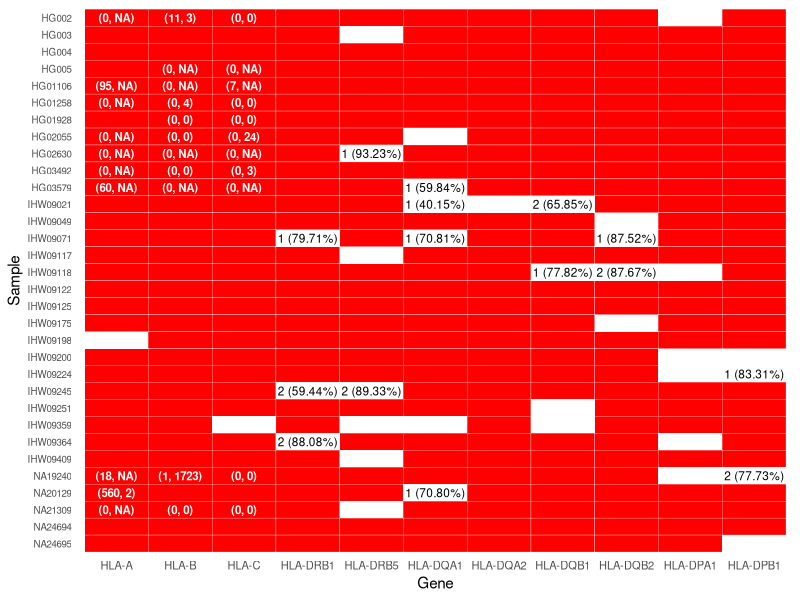
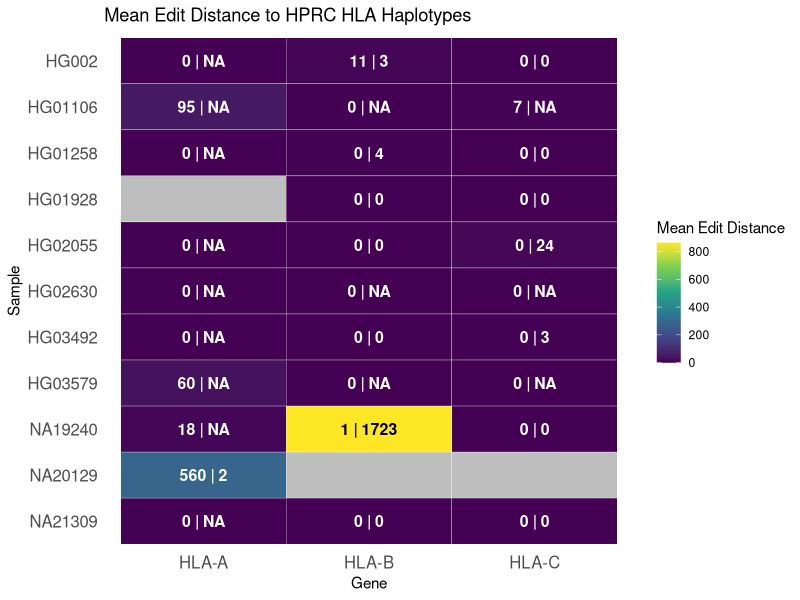
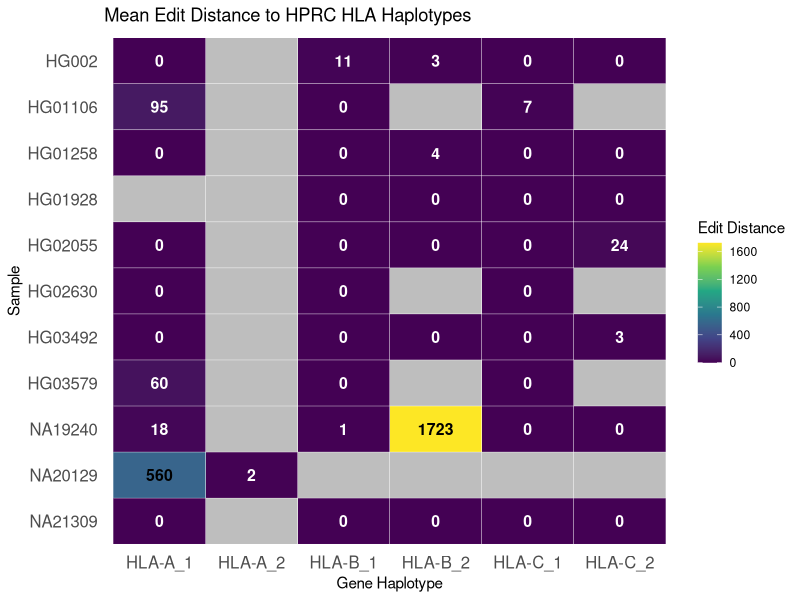
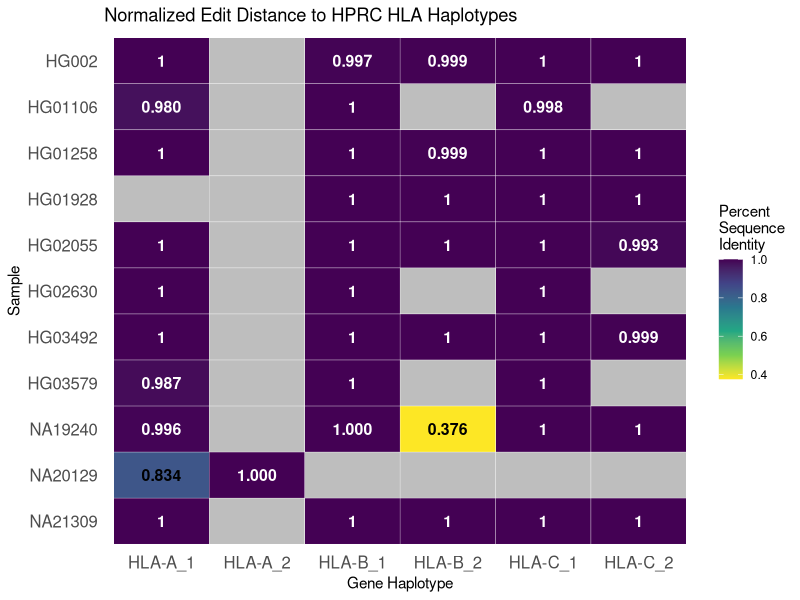
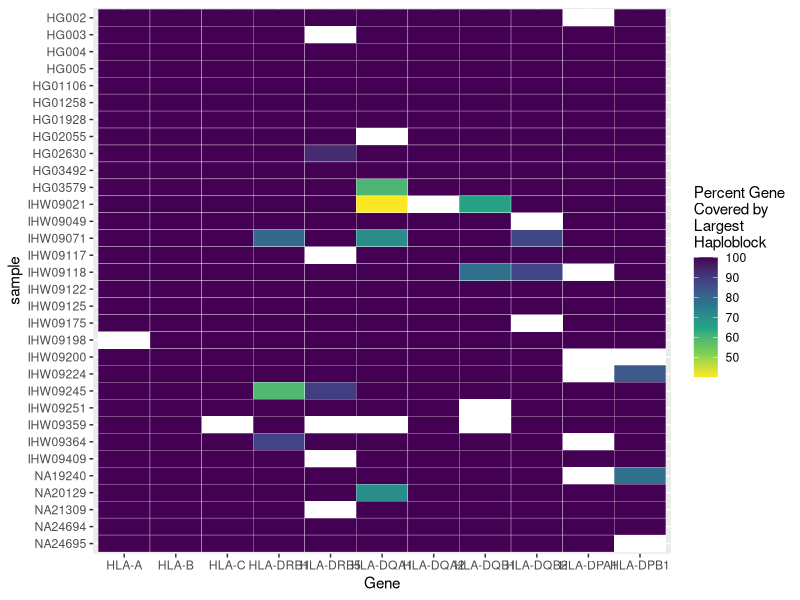
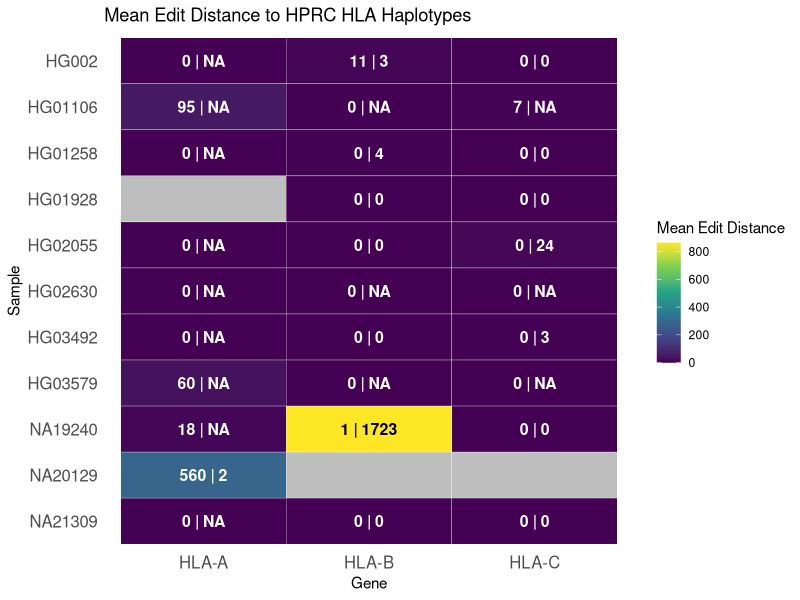
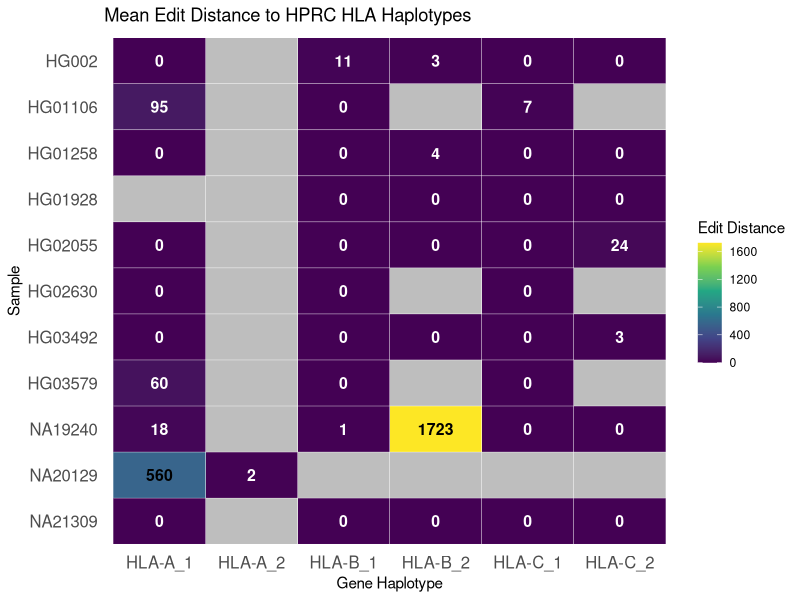
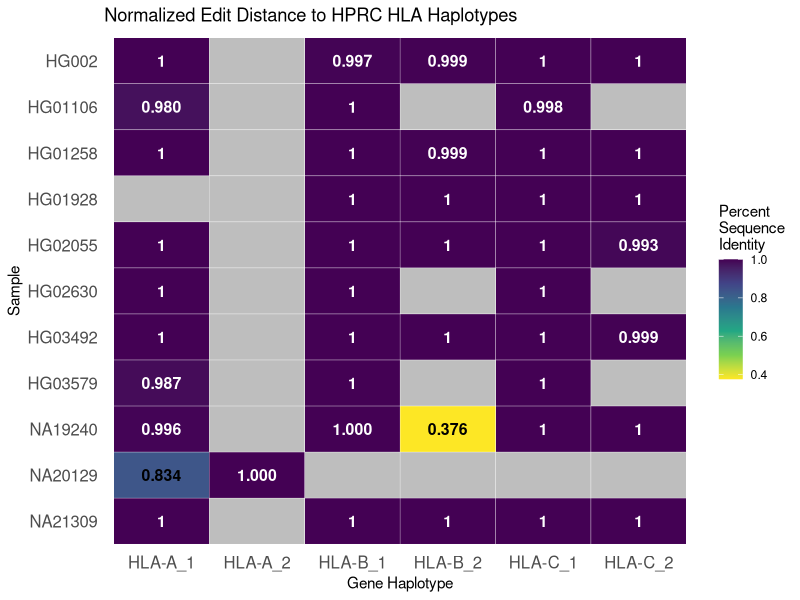

Here is the R script that generated these plots, in order:
library(tidyr)
library(ggplot2)
library(dplyr)
library(viridis)

setwd("/Users/matt/Documents/GitHub/mhc/scripts/visualizations/phase_heat_map/")

# Load heatmap data
data <- read.csv("phase_map.hiphase.csv", header = TRUE, stringsAsFactors = FALSE)
#data <- read.csv("phase_map.whatshap.csv", header = TRUE, stringsAsFactors = FALSE)
#data <- read.csv("phase_map.longphase.csv", header = TRUE, stringsAsFactors = FALSE)
colnames(data) <- gsub("\\.", "-", colnames(data))  # Replace dots with dashes

hprc_samples <- c("HG002", "HG01106", "HG01258", "HG01928", "HG02055", "HG02630", "HG03492", "HG03579", "NA19240", "NA20129", "NA21309")
class_I <- c("HLA-A", "HLA-B", "HLA-C")

# Convert samples and genes into factors to preserve order
sample_order <- rev(data$sample)  # Reverse sample order
gene_order <- colnames(data)[-1]  # Keep gene order

df_long <- pivot_longer(
  data,
  cols = -sample,       
  names_to = "Gene",    
  values_to = "Value"   
)

df_long$sample <- factor(df_long$sample, levels = sample_order)
df_long$Gene <- factor(df_long$Gene, levels = gene_order)

# Load incomplete.csv and format labels
incomplete <- read.csv("incomplete.hiphase.csv", header = TRUE, stringsAsFactors = FALSE)
incomplete$label <- paste0(incomplete$num_haploblocks, " (", incomplete$largest_haploblock, ")")

# Merge `incomplete.csv` with `df_long` while preserving order
df_long <- df_long %>%
  left_join(incomplete, by = c("sample", "Gene" = "gene")) %>%
  mutate(label = ifelse(Value == 0, label, NA))  # Only label missing/0 tiles

# Ensure factor levels remain correct after merge
df_long$sample <- factor(df_long$sample, levels = sample_order)
df_long$Gene <- factor(df_long$Gene, levels = gene_order)

# Load haplotype annotation data
hap_data <- read.csv("edit_distance.csv", header = TRUE, stringsAsFactors = FALSE)

# Create a new label column in the format (hap1, hap2)
hap_data$hap_label <- paste0("(", hap_data$hap1, ", ", hap_data$hap2, ")")

# Merge with df_long (must match on both gene and sample)
df_long <- df_long %>%
  left_join(hap_data, by = c("sample", "Gene" = "gene"))

# Preserve factor levels again after merge
df_long$sample <- factor(df_long$sample, levels = sample_order)
df_long$Gene <- factor(df_long$Gene, levels = gene_order)

# Plot heatmap
figure <- ggplot(df_long, aes(x = Gene, y = sample, fill = Value)) +
  geom_tile(color = "white") +
  scale_fill_gradient(low = "white", high = "red", na.value = "white") +
  geom_text(aes(label = label), size = 3, na.rm = TRUE) +
  geom_text(aes(label = hap_label), color = "white", size = 2.9, fontface = "bold", na.rm = TRUE) +
  theme_minimal() +
  theme(
    axis.text.x = element_text(size = 8),
    axis.text.y = element_text(size = 7),
    axis.ticks = element_blank(),
    panel.grid = element_blank(),
    legend.position = "none"
  ) +
  labs(
    x = "Gene",
    y = "Sample"
  )

print(figure)

# ======================== #

# Define HPRC samples and class I genes
hprc_samples <- c("HG002", "HG01106", "HG01258", "HG01928", "HG02055", "HG02630", "HG03492", "HG03579", "NA19240", "NA20129", "NA21309")
class_I <- c("HLA-A", "HLA-B", "HLA-C")

# Prepare data for Class I heatmap
df_classI <- df_long %>%
  filter(sample %in% hprc_samples, Gene %in% class_I) %>%
  mutate(
    raw1 = hap1,
    raw2 = hap2,
    hap1 = ifelse(raw1 == "NA", 0, as.numeric(raw1)),
    hap2 = ifelse(raw2 == "NA", 0, as.numeric(raw2)),
    hap1 = ifelse(is.na(hap1) & !is.na(hap2), 0, hap1),
    hap2 = ifelse(is.na(hap2) & !is.na(hap1), 0, hap2),
    both_missing = is.na(raw1) & is.na(raw2),
    mean_hap = ifelse(both_missing, NA, (hap1 + hap2) / 2),
    hap_label = case_when(
      is.na(raw1) & is.na(raw2) ~ NA_character_,
      TRUE ~ paste0(
        ifelse(is.na(raw1), "NA", raw1),
        " | ",
        ifelse(is.na(raw2), "NA", raw2)
      )
    ),
    text_color = ifelse(hap_label == "NA | NA" |
                          (sample == "NA19240" & Gene == "HLA-B" & mean_hap > 0.9),
                        "black", "white"))

# Plot heatmap
test1 <- ggplot(df_classI, aes(x = Gene, y = sample, fill = mean_hap)) +
  geom_tile(color = "white") +
  geom_text(aes(label = hap_label, color = text_color), size = 4, fontface = "bold", na.rm = TRUE) +
  #scale_fill_gradient(low = "red", high = "white", na.value = "grey", name = "Mean Edit Distance") +
  scale_fill_viridis_c(option = "D", direction = 1, na.value = "grey", name = "Mean Edit Distance") + 
  scale_color_identity() +
  labs(
    title = "Mean Edit Distance to HPRC HLA Haplotypes",
    x = "Gene",
    y = "Sample"
  ) +
  theme_minimal() +
  theme(
    axis.text.x = element_text(size = 12),
    axis.text.y = element_text(size = 12),
    axis.ticks = element_blank(),
    panel.grid = element_blank(),
    legend.position = "right"
  )

print(test1)

ggsave(filename = "test1.png", plot = test1)

# ===================================== #

# Define HPRC samples and class I genes
hprc_samples <- c("HG002", "HG01106", "HG01258", "HG01928", "HG02055", "HG02630", "HG03492", "HG03579", "NA19240", "NA20129", "NA21309")
class_I <- c("HLA-A", "HLA-B", "HLA-C")

# Transform df_long into long format with hap1 and hap2 as separate rows
df_classI_long <- df_long %>%
  filter(sample %in% hprc_samples, Gene %in% class_I) %>%
  select(sample, Gene, hap1, hap2) %>%
  mutate(
    hap1 = ifelse(hap1 == "NA", NA, hap1),
    hap2 = ifelse(hap2 == "NA", NA, hap2)
  ) %>%
  pivot_longer(cols = c(hap1, hap2), names_to = "hap", values_to = "edit_distance") %>%
  mutate(
    edit_distance = as.numeric(edit_distance),
    Gene_hap = paste0(Gene, "_", ifelse(hap == "hap1", "1", "2")),
    label = ifelse(is.na(edit_distance), NA_character_, as.character(edit_distance)),
    text_color = ifelse(is.na(edit_distance) | edit_distance > 500, "black", "white")
  )

# Plot heatmap
test2 <- ggplot(df_classI_long, aes(x = Gene_hap, y = sample, fill = edit_distance)) +
  geom_tile(color = "white") +
  geom_text(aes(label = label, color = text_color), size = 4, fontface = "bold", na.rm = TRUE) +
  #scale_fill_gradient(low = "red", high = "white", na.value = "grey", name = "Mean Edit\n Distance") +
  scale_fill_viridis_c(option = "D", direction = 1, na.value = "grey", name = "Edit Distance") + 
  scale_color_identity() +
  labs(
    title = "Mean Edit Distance to HPRC HLA Haplotypes",
    x = "Gene Haplotype",
    y = "Sample"
  ) +
  theme_minimal() +
  theme(
    axis.text.x = element_text(size = 12),
    axis.text.y = element_text(size = 12),
    axis.ticks = element_blank(),
    panel.grid = element_blank(),
    legend.position = "right"
  )

print(test2)

ggsave(filename = "test2.png", plot = test2, width = 10, height = 6)

# ==================================== #
# Define HPRC samples and class I genes
hprc_samples <- c("HG002", "HG01106", "HG01258", "HG01928", "HG02055", "HG02630", "HG03492", "HG03579", "NA19240", "NA20129", "NA21309")
class_I <- c("HLA-A", "HLA-B", "HLA-C")

# Make long format from df_long with edit distances and alignment lengths
df_classI_long <- df_long %>%
  filter(sample %in% hprc_samples, Gene %in% class_I) %>%
  select(sample, Gene, hap1, hap2, alignment_length_1, alignment_length_2) %>%
  mutate(
    hap1 = ifelse(hap1 == "NA", NA, hap1),
    hap2 = ifelse(hap2 == "NA", NA, hap2),
    alignment_length_1 = as.numeric(alignment_length_1),
    alignment_length_2 = as.numeric(alignment_length_2)
  ) %>%
  pivot_longer(
    cols = c(hap1, hap2),
    names_to = "hap",
    values_to = "edit_distance"
  ) %>%
  mutate(
    alignment_length = ifelse(hap == "hap1", alignment_length_1, alignment_length_2),
    edit_distance = as.numeric(edit_distance),
    similarity_score = ifelse(!is.na(edit_distance) & !is.na(alignment_length),
                              1 - (edit_distance / alignment_length), NA),
    Gene_hap = paste0(Gene, "_", ifelse(hap == "hap1", "1", "2")),
    label = case_when(
      is.na(similarity_score) ~ NA_character_,
      similarity_score == 1 ~ "1",
      TRUE ~ sprintf("%.3f", similarity_score)
    ),
    text_color = ifelse(is.na(similarity_score) | similarity_score < 0.9, "black", "white")
  )

# Plot
similarity_plot <- ggplot(df_classI_long, aes(x = Gene_hap, y = sample, fill = similarity_score)) +
  geom_tile(color = "white") +
  geom_text(aes(label = label, color = text_color), size = 4, fontface = "bold", na.rm = TRUE) +
  #scale_fill_gradient(high = "red", low = "white", na.value = "grey", name = #"Percent\nSequence\nIdentity") +
  scale_fill_viridis_c(option = "D", direction = -1, na.value = "grey", name = "Percent\nSequence\nIdentity") + 
  scale_color_identity() +
  labs(
    title = "Normalized Edit Distance to HPRC HLA Haplotypes",
    x = "Gene Haplotype",
    y = "Sample"
  ) +
  theme_minimal() +
  theme(
    axis.text.x = element_text(size = 12),
    axis.text.y = element_text(size = 12),
    axis.ticks = element_blank(),
    panel.grid = element_blank(),
    legend.position = "right"
  )

print(similarity_plot)

ggsave(filename = "test3.png", plot = similarity_plot, width = 10, height = 6)

#######################
library(tidyr)
library(ggplot2)
library(dplyr)

# Load main heatmap data
data <- read.csv("phase_map.hiphase.csv", header = TRUE, stringsAsFactors = FALSE)
colnames(data) <- gsub("\\.", "-", colnames(data))  # Replace dots with dashes

# Define HPRC samples and Class I genes
hprc_samples <- c("HG002", "HG01106", "HG01258", "HG01928", "HG02055", "HG02630", "HG03492", "HG03579", "NA19240", "NA20129", "NA21309")
class_I <- c("HLA-A", "HLA-B", "HLA-C")

# Convert samples and genes into factors to preserve order
sample_order <- rev(data$sample)
gene_order <- colnames(data)[-1]

# Reshape data
df_long <- pivot_longer(data, cols = -sample, names_to = "Gene", values_to = "Value")
df_long$sample <- factor(df_long$sample, levels = sample_order)
df_long$Gene <- factor(df_long$Gene, levels = gene_order)

# ✅ Load incomplete.csv FIRST
incomplete <- read.csv("incomplete.hiphase.csv", header = TRUE, stringsAsFactors = FALSE)

# Merge and calculate percent covered
df_long <- df_long %>%
  left_join(incomplete, by = c("sample", "Gene" = "gene")) %>%
  mutate(
    largest_haploblock = as.numeric(gsub("%", "", largest_haploblock)),
    percent_covered = ifelse(Value == 1, 100, largest_haploblock)
  )

# Ensure order is still preserved after join
df_long$sample <- factor(df_long$sample, levels = sample_order)
df_long$Gene <- factor(df_long$Gene, levels = gene_order)

# Final plot — no annotations, just fill
test4 <- ggplot(df_long, aes(x = Gene, y = sample, fill = percent_covered)) +
  geom_tile(color = "white") +
  #scale_fill_gradient(low = "white", high = "red", na.value = "white",
                      #name = "Percent Gene\nCovered by\nLargest\nHaploblock") 
  scale_fill_viridis_c(option = "D", direction = -1, na.value = "white", 
                       name = "Percent Gene\nCovered by\nLargest\nHaploblock")
  theme_minimal() +
  theme(
    axis.text.x = element_text(size = 8),
    axis.text.y = element_text(size = 7),
    axis.ticks = element_blank(),
    panel.grid = element_blank(),
    legend.position = "right"
  ) +
  labs(
    x = "Gene",
    y = "Sample"
  )

print(test4)


ggsave(filename = "test4.png", plot = test4)

# Save the figure
ggsave(filename = "hiphase_heat_map.pdf", plot = figure)
ggsave(filename = "hiphase_heat_map.png", plot = figure)
#ggsave(filename = "whatshap_heat_map.pdf", plot = figure)
#ggsave(filename = "whatshap_heat_map.png", plot = figure)
#ggsave(filename = "longphase_whatshap_heat_map.pdf", plot = figure)
#ggsave(filename = "longphase_heat_map.png", plot = figure)

# Load necessary library
library(dplyr)

# Example data (assuming 'data' is already loaded)
# Convert all non-sample columns to numeric if needed
data_numeric <- data %>% select(-sample)

# Count zeros per row
zero_counts <- rowSums(data_numeric == 0)

# Count occurrences
all_ones <- sum(zero_counts == 0)  # Samples with all 1s
one_zero <- sum(zero_counts == 1)  # Samples with exactly one zero
two_zeros <- sum(zero_counts == 2)  # Samples with exactly two zeros

# Print results
cat("Samples with all 1s:", all_ones, "\n")
cat("Samples with exactly one 0:", one_zero, "\n")
cat("Samples with exactly two 0s:", two_zeros, "\n")



